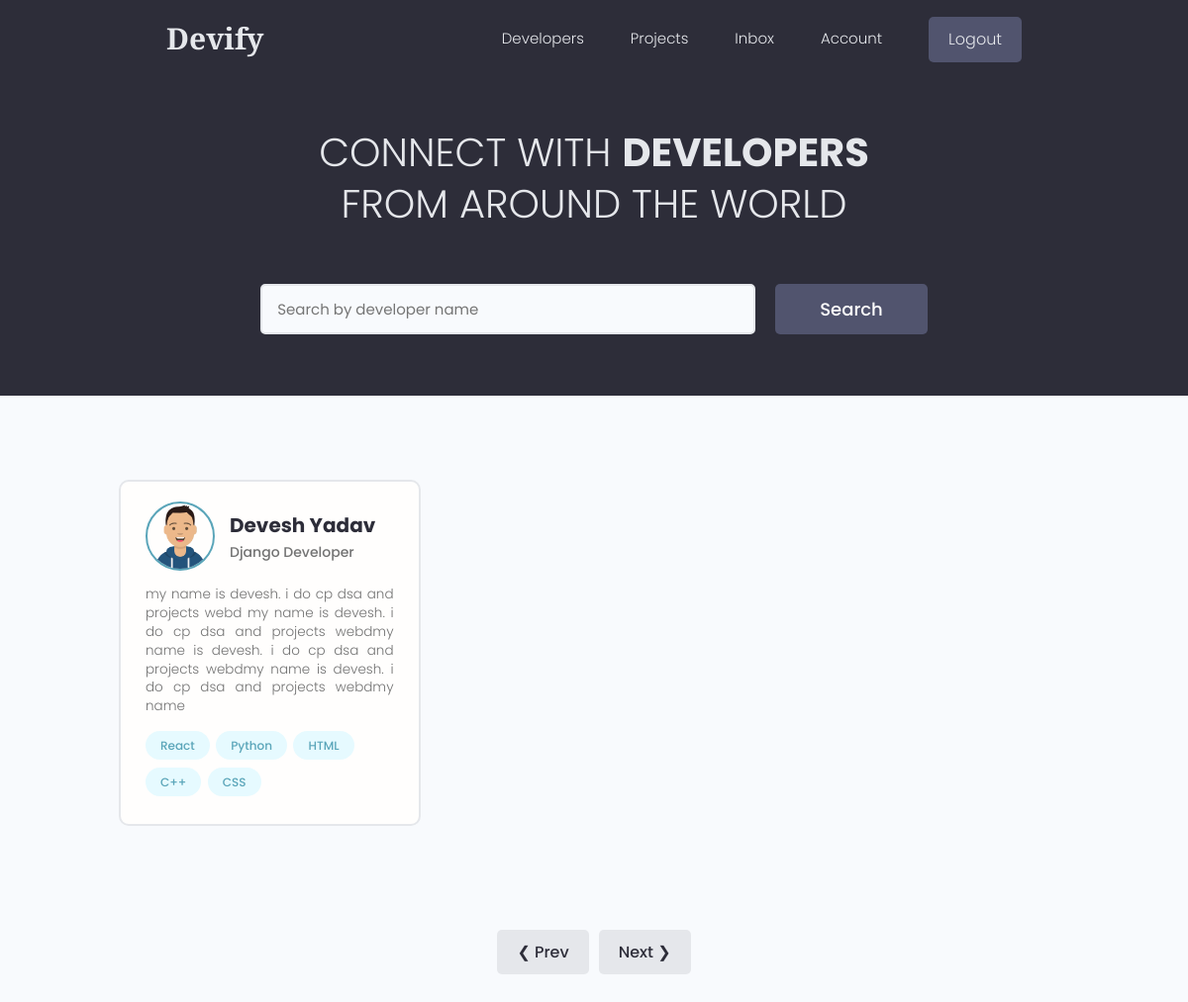
Page /?page=2 (signed in) on the committed database.
### users/models.py (models this page shows, shortened)
class Profile(models.Model):
    user = models.OneToOneField(User, on_delete=models.CASCADE , null=True, blank=True)
    name = models.CharField(max_length=200, blank=True, null=True)
    email = models.EmailField(max_length=500,blank=True,null=True)
    username = models.CharField(max_length=200, blank=True, null=True)
    location = models.CharField(max_length=200, blank=True, null=True)
    short_intro = models.CharField(max_length=2000,blank=True,null=True)
    bio = models.TextField(blank=True, null=True)
    profile_image = models.ImageField(blank=True, null=True, upload_to = 'profiles/',default='profiles/user-default.png')
    social_github = models.CharField(max_length=200, blank=True, null=True)
    social_twitter = models.CharField(max_length=200, blank=True, null=True)
    social_linkedin = models.CharField(max_length=200, blank=True, null=True)
    social_youtube = models.CharField(max_length=200, blank=True, null=True)
    social_website = models.CharField(max_length=200, blank=True, null=True)
    created = models.DateTimeField(auto_now_add=True)
    id = models.UUIDField(default=uuid.uuid4, unique=True , primary_key=True, editable=False)

class Skill(models.Model):
    owner = models.ForeignKey(Profile,on_delete=models.CASCADE , null=True, blank=True )
    name = models.CharField(max_length=200, blank=True, null=True)
    description = models.CharField(max_length=1000,blank=True, null=True)
    created = models.DateTimeField(auto_now_add=True)
    id = models.UUIDField(default=uuid.uuid4, unique=True , primary_key=True, editable=False)
    def __str__(self):
        return str(self.name)

### users/views.py (the view)
# urls.py: path('',views.profiles,name="profiles"),
def profiles(request):
    profiles,search_query = searchProfiles(request)
    custom_range,profiles = paginateprofiles(request,profiles,1)
    context = {'profiles':profiles,'search_query':search_query}
    return render(request,'users/profiles.html',context)

### users/utils.py (called while the page is built)
def paginateprofiles(request,profiles,results):
    page = request.GET.get('page')
    paginator = Paginator(profiles,results)
    try :
        profiles = paginator.page(page)
    except PageNotAnInteger:
        page = 1
        profiles = paginator.page(page)
    except EmptyPage:
        page = paginator.num_pages
        profiles = paginator.page(page)
    leftIndex = (int(page)-4)
    if leftIndex < 1:
        leftIndex = 1
    rightIndex = (int(page)+5)
    if rightIndex > paginator.num_pages:
        rightIndex = paginator.num_pages + 1
    custom_range = range(leftIndex,rightIndex)
    return custom_range, profiles

def searchProfiles(request):
    search_query = ''
    if request.GET.get('search_query'):
        search_query = request.GET.get('search_query')
    skills = Skill.objects.filter(name__icontains = search_query)
    profiles = Profile.objects.distinct().filter(
        Q(name__icontains=search_query) |
        Q(short_intro__icontains=search_query) |
        Q(skill__in=skills)
    )
    return profiles,search_query

### users/templates/users/profiles.html (shortened to what this page needs)
{% extends 'main.html' %}
{% block content %}
<main class="home">
    <section class="hero-section text-center">
        <div class="container container--narrow">
            <div class="hero-section__box">
                <h2>CONNECT WITH <span>DEVELOPERS</span></h2>
                <h2>FROM AROUND THE WORLD</h2>
            </div>
            <div class="hero-section__search">
                <form class="form" action="{% url 'profiles' %}" method="get">
                    <div class="form__field">
                        <input class="input input--text" id="formInput#search" type="text" name="search_query"
                            value="{{search_query}}" placeholder="Search by developer name" />
                    </div>
                    <input class="btn btn--sub btn--lg" type="submit" value="Search" />
                </form>
            </div>
        </div>
    </section>
    <section class="devlist">
        <div class="container">
            <div class="grid grid--three">
                {% for profile in profiles %}
                <div class="column card">
                    <div class="dev">
                        <a href="{% url 'user-profile' profile.id %}" class="card__body">
                            <div class="dev__profile">
                                <img class="avatar avatar--md" src="{{profile.profile_image.url}}" alt="image" />
                                <div class="dev__meta">
                                    <h3>{{profile.name}}</h3>
                                    <h5>{{profile.short_intro|slice:"50"}}</h5>
                                </div>
                            </div>
                            <p class="dev__info">{{profile.bio|slice:"200"}}</p>
                            <div class="dev__skills">
                                {% for skill in profile.skill_set.all|slice:"5" %}
                                <span class="tag tag--pill tag--main">
                                    <small>{{skill}}</small>
                                </span>
                                {% endfor %}
                            </div>
                        </a>
                    </div>
                </div>
                {% endfor %}
            </div>
        </div>
    </section>
    {% include 'pagination.html' with queryset=profiles custom_range=custom_range %}
</main>
{% endblock %}

### static/styles/app.css (style rules this page uses)
:root { --color-sub: #2d2d39; }
.btn--sub { background-color: var(--color-sub-light); }
.card { border: 2px solid var(--color-light); }
img { width: 100%; }
.hero-section { height: 40vh; display: flex; align-items: center; background-color: var(--color-sub); }
.hero-section__box { margin-bottom: 4rem; }
.hero-section__box > h2, .hero-section__box > h2 > span { font-size: 4rem; color: var(--color-light); line-height: 1.3; text-transform: uppercase; }
.hero-section__box > h2 { font-weight: 300; }
.hero-section__box > h2 > span { font-weight: 700; }
.hero-section__search > .form { display: flex; align-items: center; justify-content: center; gap: 2rem; }
.hero-section__search > .form input.input--text { width: 50rem; }
.devlist { margin-top: 8rem; }
.devlist .grid { align-items: stretch; }
.devlist .dev .dev__profile { display: flex; align-items: center; gap: 1.5rem; }
.devlist .dev .dev__meta h3 { color: var(--color-sub); font-size: 2rem; font-weight: 700; }
.devlist .dev .dev__meta h5 { color: var(--color-text); font-size: 1.4rem; font-weight: 500; }
.devlist .dev .dev__info { margin: 1.5rem 0; font-size: 1.35rem; line-height: 1.4; text-align: justify; }

### static/uikit/styles/modules/_variables.css (style rules this page uses)
:root { --color-main: #5aa5b9; --color-main-light: #e6faff; --color-sub: #3f4156; --color-sub-light: #51546e; --color-sub-lighter: #ededfd; --color-text: #737373; --color-gray: #8b8b8b; --color-light: #e5e7eb; --color-light-gray: #767676; --color-bg: #f8fafd; --color-white: #fffefd; --color-white-light: #f3f3f3; --color-success: #359e64; --color-success-bg: #def8e8; --color-error: #fc4b0b; --color-error-bg: #fff2ee; --font-base: 'Poppins', arial, helvetica, 'Segoe UI', roboto, ubuntu, sans-serif; --font-monospace: 'Fira Code', 'Courier New', courier, monospace; --font-regular: 300; --font-medium: 500; --font-bold: 700; --generic-shadow: 1px 1px 5px #00000010; --generic-transition: all 0.3s ease-in-out; }

### static/uikit/styles/modules/_base.css (style rules this page uses)
* { margin: 0; padding: 0; box-sizing: border-box; text-rendering: optimizeLegibility; color: inherit; font-size: inherit; }
html { font-size: 50%; }
@media only screen and (min-width: 480px) { html { font-size: 56.25%; } }
@media only screen and (min-width: 1200px) { html { font-size: 62.5%; } }
body { line-height: 1.6; font-weight: 400; font-size: 1.5rem; color: var(--color-text); background-color: var(--color-bg); min-height: 100vh; }

### static/uikit/styles/modules/_typography.css (style rules this page uses)
* { font-family: var(--font-base); }
h2 { font-size: 3.6rem; font-weight: var(--font-bold); }
h3 { font-size: 3.2rem; font-weight: var(--font-medium); }
h5 { font-size: 2.4rem; font-weight: var(--font-medium); }
h5, h6 { font-weight: var(--font-regular); }
p, span, strong { font-size: 1.6rem; color: var(--color-text); font-weight: var(--font-regular); }
a { padding-bottom: 2px; text-decoration: none; display: inline-block; color: var(--color-main); font-weight: var(--font-medium); }

### static/uikit/styles/modules/_utilities.css (style rules this page uses)
.container { width: 92%; max-width: 165rem; margin: 0 auto; box-sizing: border-box; }
.container--narrow { width: 92%; max-width: 120rem; }
@media screen and (min-width: 1000px) { .container { width: 90%; } }
@media screen and (min-width: 1000px) { .container--narrow { width: 85%; } }
@media screen and (min-width: 1200px) { .container { width: 80%; } }
@media screen and (min-width: 1200px) { .container--narrow { width: 72%; } }
.text-center { text-align: center; }

### static/uikit/styles/modules/_avatar.css (style rules this page uses)
.avatar { border-radius: 50%; border: 2px solid var(--color-main); object-fit: cover; }
.avatar--md { height: 7rem; width: 7rem; }

### static/uikit/styles/modules/_button.css (style rules this page uses)
.btn { display: inline-block; position: relative; cursor: pointer; background-color: var(--color-light); font-weight: var(--font-medium); color: var(--color-sub); text-decoration: none; padding: 1rem 2rem; border-radius: 0.5rem; border: none; width: -webkit-fit-content; width: -moz-fit-content; width: fit-content; height: -webkit-fit-content; height: -moz-fit-content; height: fit-content; font-size: 1.6rem; outline-width: 0; outline-color: transparent; -webkit-backface-visibility: hidden; backface-visibility: hidden; transition: all 0.3s ease-in-out; }
.btn--sub { background-color: var(--color-sub); color: var(--color-white); }
.btn--lg { font-size: 1.8rem; padding: 1.2rem 4.5rem; }

### static/uikit/styles/modules/_card.css (style rules this page uses)
.card { border-radius: 1rem; background-color: var(--color-white); border: 1.5px solid var(--color-light); width: auto; height: auto; margin-top: 0.5rem; margin-bottom: 0.5rem; overflow: hidden; }
.card__body, .card__header { padding: 2rem 2.5rem; }

### rows in the picture
Profile: profile_image (picture), name "Devesh Yadav", short_intro "Django Developer", bio "my name is devesh. i do cp dsa and projects webd my name is devesh. i do cp dsa and projects webdmy name is devesh. i do cp dsa and projects webdmy name is devesh. i do cp dsa and projects webdmy name"
Skill: name "React"
Skill: name "Python"
Skill: name "HTML"
Skill: name "C++"
Skill: name "CSS"
